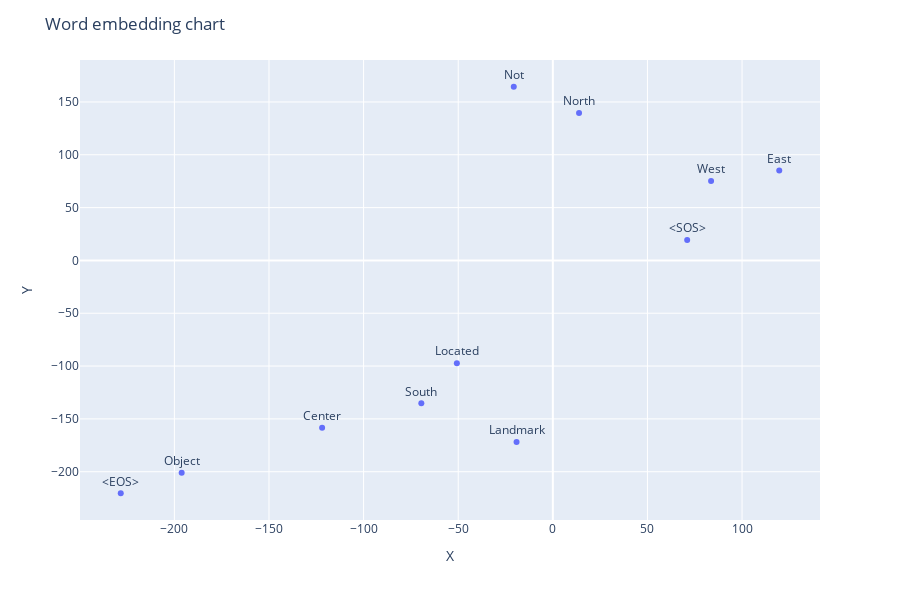

The cell this chart's notebook holds for it:
### Markdown cell above
### Using TSNE

### Code cell
embeddings = model.embeddings.weight.cpu().detach().numpy()
data_frame = pd.DataFrame(embeddings)
tsne = TSNE(n_components=2,perplexity=2,
            learning_rate="auto")

embed_df = tsne.fit_transform(data_frame.values)
embed_df = pd.DataFrame(embed_df, columns=list('XY'))
embed_df["Words"] = vocabulary


# Create the fig
fig = px.scatter(embed_df, x='X', y='Y', text='Words', log_x = False, size_max = 60)

fig.update_traces(textposition='top center')
# setting up the height and title
fig.update_layout(
    height=600,
    title_text='Word embedding chart'
)
# displaying the figure
fig.write_html("../skipgram_tsne.html")
fig

### Figure 1 — Plotly figure (JSON) as saved in the notebook; plotly's stock layout.template omitted (floating-point values rounded to 4 significant figures)
{"data": [{"hovertemplate": "X=%{x}<br>Y=%{y}<br>Words=%{text}<extra></extra>", "legendgroup": "", "marker": {"color": "#636efa", "symbol": "circle"}, "mode": "markers+text", "name": "", "orientation": "v", "showlegend": false, "text": ["<SOS>", "Located", "Object", "Landmark", "North", "South", "East", "West", "Center", "Not", "<EOS>"], "textposition": "top center", "type": "scatter", "x": [71.0, -50.72, -196.1, -19.17, 13.85, -69.49, 119.7, 83.64, -121.9, -20.64, -228.3], "xaxis": "x", "y": [19.26, -97.26, -201.1, -171.9, 139.5, -135.3, 85.04, 75.24, -158.4, 164.4, -220.4], "yaxis": "y"}], "layout": {"height": 600, "legend": {"tracegroupgap": 0}, "margin": {"t": 60}, "title": {"text": "Word embedding chart"}, "xaxis": {"anchor": "y", "domain": [0, 1], "title": {"text": "X"}}, "yaxis": {"anchor": "x", "domain": [0, 1], "title": {"text": "Y"}}}}
